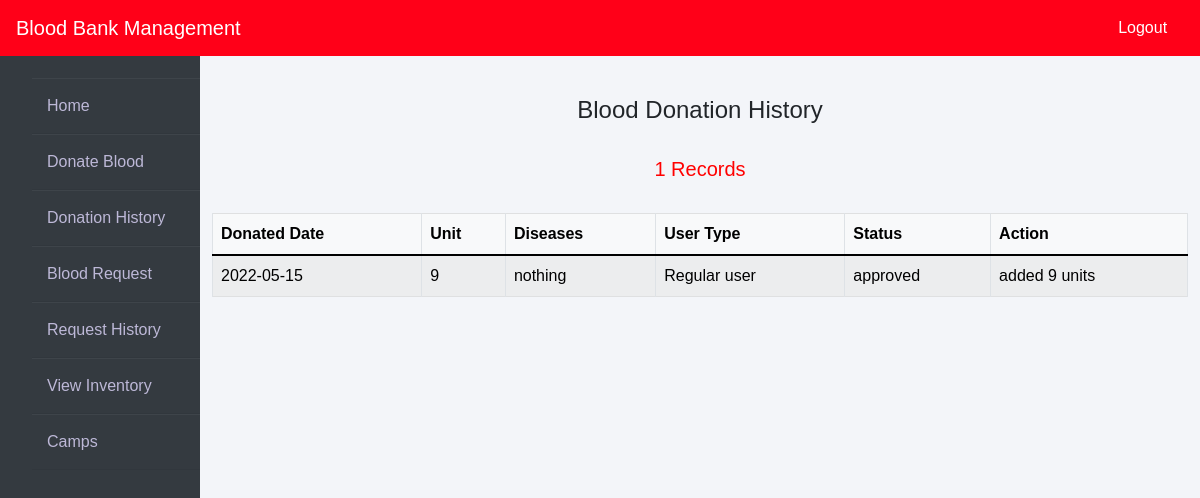
Screenshot of /donation_history.php (signed in) with the database file from the repository.
### tables this page shows
CREATE TABLE `blood_donation` (
  `unit` int(20) NOT NULL,
  `diseases` varchar(30) NOT NULL,
  `usertype` varchar(30) NOT NULL,
  `request_date` date NOT NULL,
  `donor_id` int(20) NOT NULL,
  `donation_id` int(20) NOT NULL,
  `admin_id` int(20) NOT NULL,
  `status` varchar(40) NOT NULL,
  `action` varchar(40) NOT NULL
);

### donation_history.php (the view, shortened to what this page needs)
<!DOCTYPE html>
<html lang="en">
<head>
    <link rel="stylesheet" href="https://maxcdn.bootstrapcdn.com/bootstrap/4.0.0/css/bootstrap.min.css">
    <link href="https://cdn.jsdelivr.net/npm/bootstrap@5.0.2/dist/css/bootstrap.min.css" rel="stylesheet">
    <link rel="stylesheet" href="https://cdnjs.cloudflare.com/ajax/libs/font-awesome/5.14.0/css/all.css">
    <link rel = "stylesheet" href = "css/home.css">
</head>
<body>
    <nav class="navbar navbar-expand-lg navbar-light fixed-top bg-danger">
        <a style="color:white;" class="navbar-brand" href="donation_history.php">Blood Bank Management</a>
        <div class="navbar-collapse collapse w-100 order-3 dual-collapse2">
            <ul class="navbar-nav ml-auto">
                <li class="nav-item">
                <a class="nav-link" style="color: white;" href="index.php">Logout &nbsp; </a>
                </li>
            </ul>
        </div>
      </nav>
<br><br>
<div class="wrapper">
    <div class="sidebar">
        <ul>
            <li><a style="text-decoration:none;" href="home.php">Home</a></li>
            <li><a style="text-decoration:none;" href="donate_blood.php">Donate Blood</a></li>
            <li><a style="text-decoration:none;" href="donation_history.php">Donation History</a></li>
            <li><a style="text-decoration:none;" href="request_blood.php">Blood Request</a></li>
            <li><a style="text-decoration:none;" href="request_history.php">Request History</a></li>
            <li><a style="text-decoration:none;" href="inventory.php"> View Inventory</a></li>
            <li><a style="text-decoration:none;" href="usercamp.php"> Camps</a></li>
        </ul>
    </div>
    <div class="main_content">
    <?php
        include 'database.php';
        $requestor_id = $_SESSION['userid'];
        $sql = "SELECT unit, donation_id, request_date, diseases,usertype, status, action FROM blood_donation WHERE donor_id = '$requestor_id'";
        $result = mysqli_query($con,$sql);
        $num_rows = mysqli_num_rows($result);
    ?>
        <br><br>
        <div class="container">
            <H4 class="text-center">Blood Donation History</H4><br>
        <h5 class="text-center" style="color: red;"><?php echo $num_rows; ?> Records</h5><br>
            <table class="table table-light table-hover table-bordered table-striped">
                <thead class="bg-info">
                    <tr>
                        <th scope="col">Donated Date</th>
                        <th scope="col">Unit</th>
                        <th scope="col">Diseases</th>
                        <th scope="col">User Type</th>
                        <th scope="col">Status</th>
                        <th scope="col">Action</th>
                    </tr>
                </thead>
                <tbody>
                <?php
                    while ($row = mysqli_fetch_assoc($result)){
                        echo "<tr>";
                            echo "<td>" . $row['request_date'] . "</td>";
                            echo "<td>" . $row['unit'] . "</td>";
                            echo "<td>" . $row['diseases'] . "</td>";
                            echo "<td>" . $row['usertype'] . "</td>";
                            echo "<td>" . $row['status'] . "</td>";
                            echo "<td>" . $row['action'] . "</td>";
                        echo "</tr>";
                    }
                ?>
                </tbody>
            </table>
        </div>
    </div>
</div>
</body>
</html>

### css/home.css (style rules this page uses)
* { margin: 0; padding: 0; box-sizing: border-box; list-style: none; text-decoration: none; font-family: 'Josefin Sans', sans-serif; }
body { background-color: #f3f5f9; }
.bg-danger { background-color: #ff0018!important; }
.wrapper { display: flex; position: relative; }
.wrapper .sidebar { width: 200px; height: 100%; background: #343a40; padding: 30px 0px; position: fixed; }
.wrapper .sidebar ul li { padding: 15px; border-bottom: 1px solid #bdb8d7; border-bottom: 1px solid rgba(0,0,0,0.05); border-top: 1px solid rgba(255,255,255,0.05); }
.wrapper .sidebar ul li a { color: #bdb8d7; display: block; }
.wrapper .main_content { width: 100%; margin-left: 200px; }
.wrapper { margin: 0 auto; }

### rows the page displays
blood_donation: request_date "2022-05-15", unit "9", diseases "nothing", usertype "Regular user", status "approved", action "added 9 units"

### other values shown
$num_rows "1"
